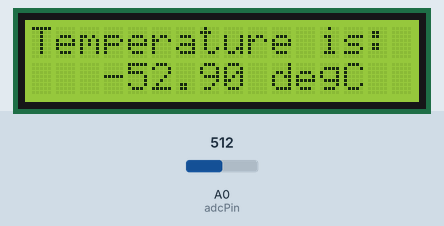
Bench run of a sketch on a simulated Arduino Uno, built with avr-gcc and run on an emulated ATmega328P. Parts: 16×2 character LCD. Inputs (shaded band) come from the test bench; at power-on: A0 (adcPin) = 512. What the sketch prints to the serial monitor is not drawn.

Above: at 1.2 s.
1.3 s: A0 (adcPin) set to 716
At 2.6 s:
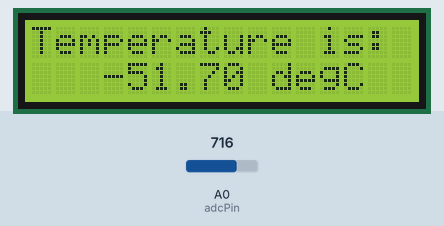
2.9 s: A0 (adcPin) set to 511
At 4.3 s:
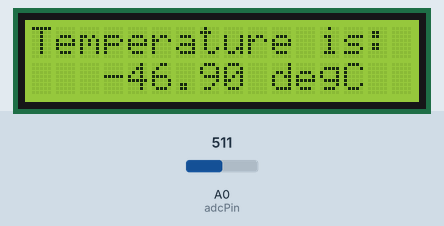
4.6 s: A0 (adcPin) set to 306
At 5.8 s:
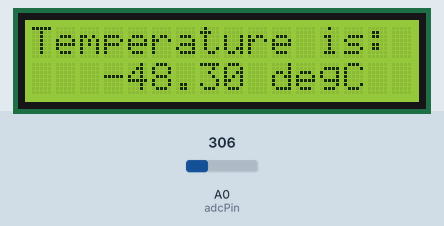
Timing chart, 0 to 7.6 s (numbered marks = the images above; inputs shaded):
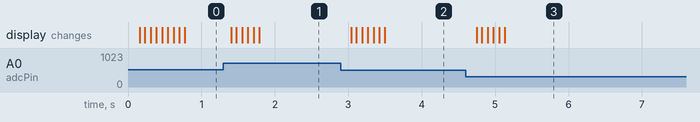

Measured:
- after the input at 1.3 s, the display: first changes after 0.11 s (image 1 shows a later state)
- after the input at 2.9 s, the display: first changes after 0.14 s (image 2 shows a later state)
- after the input at 4.6 s, the display: first changes after 0.15 s (image 3 shows a later state)

The sketch:

Ex10-11_s205049_s200413.ino
```cpp
int led_r = 16;
int led_y = 5;
int led_g = 4;

int adcPin = A0;
int adcRaw = 0;
double voltage = 0;
double temp = 0;
double tempavg = 0;
uint8_t warning = 0;


#include  <Wire.h>
#include "LiquidCrystal_I2C.h"

//initialize the liquid crystal library
//the first parameter is  the I2C address
//the second parameter is how many rows are on your screen
//the  third parameter is how many columns are on your screen
LiquidCrystal_I2C lcd(0x27,  16, 2);

void setup() {
  // put your setup code here, to run once:
  //initialize lcd screen
  lcd.init();
  // turn on the backlight
  lcd.backlight();

  Serial.begin(115200);
  // pinMode(adcPin,INPUT);
  // pinMode(led_g,OUTPUT);
  // pinMode(led_y,OUTPUT);
  // pinMode(led_r,OUTPUT);

  lcd.setCursor(0,0);
  // tell the screen to write “hello, from” on the top  row
  lcd.print("Temperature is:");
}

void loop() {
  // put your main code here, to run repeatedly:
  adcRaw = analogRead(adcPin);
  voltage = adcRaw*3270/1024;
  temp = ((voltage-100)/10)-40;
  delay(50);
  for (int i = 0; i < 10; i++)
  {
    tempavg = 0.9*tempavg + 0.1*temp; // moving average filter
  }

  lcd.setCursor(0,0);
  lcd.print("Temperature is:");
  if (tempavg > 37.5)
  {
    if(warning == 1)
    {
      lcd.clear();
      warning = 0;
    }
    lcd.setCursor(0,1);
    lcd.print("WARNING: HOT!");
  }
  else
  {
    if(warning == 0)
    {
      lcd.clear();
      warning = 1;
    }
    lcd.setCursor(3,1);
    lcd.print(tempavg);
    lcd.setCursor(10,1);
    lcd.print("degC");
  }

  // tell the screen to write “Arduino_uno_guy”  on the bottom row
  // you can change whats in the quotes to be what you want  it to be!


  Serial.print("Temperature value is: ");
  Serial.print(tempavg);
  Serial.println("°C");
  Serial.print("voltage value is: ");
  Serial.print(voltage);
  Serial.println("mV");
  Serial.println("_____________________");
  // if(temp > 37)
  // {
  //   digitalWrite(led_g,LOW);
  //   digitalWrite(led_y,LOW);
  //   digitalWrite(led_r,HIGH);
  // }
  // else if ((temp > 36) && (temp <= 37))
  // {
  //   digitalWrite(led_g,LOW);
  //   digitalWrite(led_y,HIGH);
  //   digitalWrite(led_r,LOW);
  // }
  // else
  // {
  //   digitalWrite(led_g,HIGH);
  //   digitalWrite(led_y,LOW);
  //   digitalWrite(led_r,LOW);
  // }

}
```
